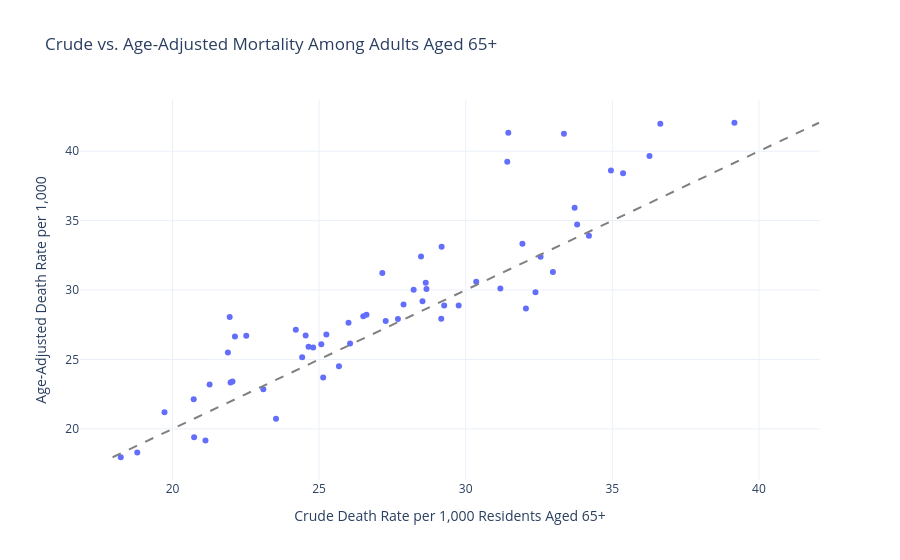

Notebook code for this chart:
### Code cell
import plotly.express as px

fig = px.scatter(
    final_older_mortality_df,
    x="Crude_Death_Rate_65_Plus",
    y="Age_Adjusted_Death_Rate_65_Plus",
    hover_name="Community_District",
    hover_data=[
        "Population_65_Plus",
        "Deaths_65_Plus",
        "Rate_Difference"
    ],
    title="Crude vs. Age-Adjusted Mortality Among Adults Aged 65+",
    labels={
        "Crude_Death_Rate_65_Plus":
            "Crude Death Rate per 1,000 Residents Aged 65+",
        "Age_Adjusted_Death_Rate_65_Plus":
            "Age-Adjusted Death Rate per 1,000"
    }
)

minimum = min(
    final_older_mortality_df["Crude_Death_Rate_65_Plus"].min(),
    final_older_mortality_df["Age_Adjusted_Death_Rate_65_Plus"].min()
)

maximum = max(
    final_older_mortality_df["Crude_Death_Rate_65_Plus"].max(),
    final_older_mortality_df["Age_Adjusted_Death_Rate_65_Plus"].max()
)

fig.add_shape(
    type="line",
    x0=minimum,
    y0=minimum,
    x1=maximum,
    y1=maximum,
    line=dict(color="gray", dash="dash")
)

fig.update_layout(template="plotly_white")

fig.show()

### Figure 1 — Plotly figure (JSON) as saved in the notebook; plotly's stock layout.template omitted (floating-point values rounded to 4 significant figures; data arrays with more than 128 entries replaced by an {"elided": "..."} marker saying what was removed)
{"data": [{"customdata": {"elided": "59x3 float values"}, "hovertemplate": "<b>%{hovertext}</b><br><br>Crude Death Rate per 1,000 Residents Aged 65+=%{x}<br>Age-Adjusted Death Rate per 1,000=%{y}<br>Population_65_Plus=%{customdata[0]}<br>Deaths_65_Plus=%{customdata[1]}<br>Rate_Difference=%{customdata[2]}<extra></extra>", "hovertext": [101.0, 102.0, 103.0, 104.0, 105.0, 106.0, 107.0, 108.0, 109.0, 110.0, 111.0, 112.0, 201.0, 202.0, 203.0, 204.0, 205.0, 206.0, 207.0, 208.0, 209.0, 210.0, 211.0, 212.0, 301.0, 302.0, 303.0, 304.0, 305.0, 306.0, 307.0, 308.0, 309.0, 310.0, 311.0, 312.0, 313.0, 314.0, 315.0, 316.0, 317.0, 318.0, 401.0, 402.0, 403.0, 404.0, 405.0, 406.0, 407.0, 408.0, 409.0, 410.0, 411.0, 412.0, 413.0, 414.0, 501.0, 502.0, 503.0], "legendgroup": "", "marker": {"color": "#636efa", "symbol": "circle"}, "mode": "markers", "name": "", "orientation": "v", "showlegend": false, "type": "scatter", "x": [20.74, 22.13, 31.18, 22.52, 20.72, 21.12, 25.14, 23.53, 26.51, 33.71, 34.2, 24.8, 34.95, 28.48, 31.42, 31.93, 31.45, 39.16, 36.64, 32.38, 28.66, 29.27, 32.97, 26.06, 27.88, 29.76, 28.22, 26.0, 27.69, 21.95, 24.21, 29.18, 27.27, 28.53, 29.17, 26.62, 32.05, 27.16, 30.36, 35.37, 24.54, 25.25, 28.64, 22.05, 21.26, 21.98, 24.64, 25.68, 23.1, 24.42, 21.89, 19.73, 18.8, 25.07, 18.23, 33.8, 36.27, 32.55, 33.35], "xaxis": "x", "y": [19.4, 26.65, 30.11, 26.71, 22.13, 19.17, 23.7, 20.73, 28.11, 35.93, 33.91, 25.86, 38.61, 32.42, 39.24, 33.34, 41.32, 42.05, 41.97, 29.84, 30.07, 28.89, 31.3, 26.14, 28.96, 28.89, 30.02, 27.64, 27.91, 28.06, 27.13, 33.13, 27.77, 29.19, 27.93, 28.22, 28.67, 31.23, 30.59, 38.41, 26.72, 26.79, 30.52, 23.42, 23.19, 23.35, 25.92, 24.5, 22.85, 25.16, 25.5, 21.2, 18.3, 26.09, 17.96, 34.72, 39.65, 32.4, 41.25], "yaxis": "y"}], "layout": {"legend": {"tracegroupgap": 0}, "shapes": [{"line": {"color": "gray", "dash": "dash"}, "type": "line", "x0": 17.96, "x1": 42.05, "y0": 17.96, "y1": 42.05}], "title": {"text": "Crude vs. Age-Adjusted Mortality Among Adults Aged 65+"}, "xaxis": {"anchor": "y", "domain": [0, 1], "title": {"text": "Crude Death Rate per 1,000 Residents Aged 65+"}}, "yaxis": {"anchor": "x", "domain": [0, 1], "title": {"text": "Age-Adjusted Death Rate per 1,000"}}}}
